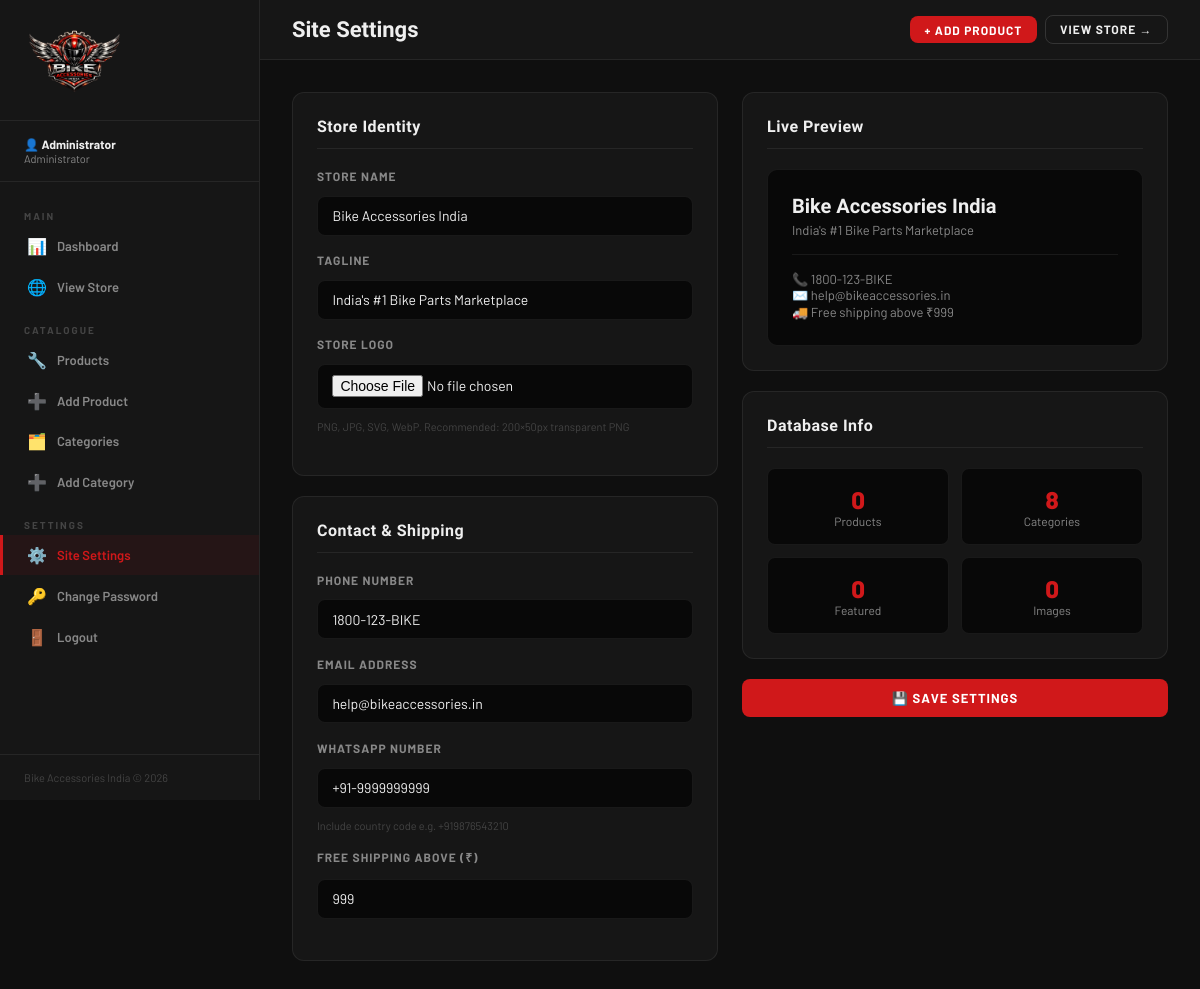
Screenshot of /admin/settings.php (signed in) with the database file from the repository.
### tables this page shows
CREATE TABLE IF NOT EXISTS site_settings (
    id INT AUTO_INCREMENT PRIMARY KEY,
    setting_key VARCHAR(100) NOT NULL UNIQUE,
    setting_value TEXT,
    updated_at TIMESTAMP DEFAULT CURRENT_TIMESTAMP ON UPDATE CURRENT_TIMESTAMP
);

### includes/config.php (called while the page is built, shortened)
<?php
function db(): PDO {
    static $pdo = null;
    if ($pdo === null) {
        try {
            $dsn = "mysql:host=" . DB_HOST . ";dbname=" . DB_NAME . ";charset=" . DB_CHARSET;
            $pdo = new PDO($dsn, DB_USER, DB_PASS, [
                PDO::ATTR_ERRMODE            => PDO::ERRMODE_EXCEPTION,
                PDO::ATTR_DEFAULT_FETCH_MODE => PDO::FETCH_ASSOC,
                PDO::ATTR_EMULATE_PREPARES   => false,
            ]);
        } catch (PDOException $e) {
            die(json_encode(['error' => 'Database connection failed: ' . $e->getMessage()]));
        }
    }
    return $pdo;
}
function setting(string $key, string $default = ''): string {
    try {
        $st = db()->prepare("SELECT setting_value FROM site_settings WHERE setting_key = ?");
        $st->execute([$key]);
        $row = $st->fetch();
        return $row ? (string)$row['setting_value'] : $default;
    } catch (Exception $e) {
        return $default;
    }
}

### includes/functions.php (called while the page is built, shortened)
<?php
require_once __DIR__ . '/config.php';
function getDashboardStats(): array {
    $pdo = db();
    return [
        'products'   => (int)$pdo->query("SELECT COUNT(*) FROM products WHERE is_active=1")->fetchColumn(),
        'categories' => (int)$pdo->query("SELECT COUNT(*) FROM categories WHERE is_active=1")->fetchColumn(),
        'featured'   => (int)$pdo->query("SELECT COUNT(*) FROM products WHERE is_featured=1 AND is_active=1")->fetchColumn(),
        'images'     => (int)$pdo->query("SELECT COUNT(*) FROM product_images")->fetchColumn(),
    ];
}

### admin/settings.php (the view, shortened to what this page needs)
<?php
require_once __DIR__ . '/../includes/functions.php';
require_once __DIR__ . '/_layout.php';
?>
<form method="POST" enctype="multipart/form-data" class="admin-form">
  <div class="form-grid-2">
    <div>
      <div class="form-card">
        <div class="form-card-title">Store Identity</div>
        <div class="form-group">
          <label>Store Name</label>
          <input type="text" name="site_name" value="<?= htmlspecialchars(setting('site_name','Bike Accessories India')) ?>">
        </div>
        <div class="form-group">
          <label>Tagline</label>
          <input type="text" name="site_tagline" value="<?= htmlspecialchars(setting('site_tagline',"India's #1 Bike Parts Marketplace")) ?>">
        </div>
        <div class="form-group">
          <label>Store Logo</label>
          <input type="file" name="logo" accept="image/*">
          <div class="form-hint">PNG, JPG, SVG, WebP. Recommended: 200×50px transparent PNG</div>
        </div>
      </div>
      <div class="form-card">
        <div class="form-card-title">Contact & Shipping</div>
        <div class="form-group">
          <label>Phone Number</label>
          <input type="text" name="contact_phone" value="<?= htmlspecialchars(setting('contact_phone','1800-123-BIKE')) ?>" placeholder="1800-123-BIKE">
        </div>
        <div class="form-group">
          <label>Email Address</label>
          <input type="email" name="contact_email" value="<?= htmlspecialchars(setting('contact_email','help@bikeaccessories.in')) ?>">
        </div>
        <div class="form-group">
          <label>WhatsApp Number</label>
          <input type="text" name="whatsapp" value="<?= htmlspecialchars(setting('whatsapp','+91-9999999999')) ?>" placeholder="+91-9999999999">
          <div class="form-hint">Include country code e.g. +919876543210</div>
        </div>
        <div class="form-group">
          <label>Free Shipping Above (₹)</label>
          <input type="number" name="free_shipping_above" value="<?= htmlspecialchars(setting('free_shipping_above','999')) ?>" min="0">
        </div>
      </div>
    </div>
    <div>
      <div class="form-card">
        <div class="form-card-title">Live Preview</div>
        <div style="background:var(--black);border:1px solid var(--border);border-radius:10px;padding:1.5rem">
          <div style="font-family:'Barlow Condensed',sans-serif;font-size:20px;font-weight:800;color:var(--chrome-light)" id="prev-name"><?= htmlspecialchars(setting('site_name','Bike Accessories India')) ?></div>
          <div style="font-size:13px;color:var(--text-muted);margin-top:.25rem" id="prev-tagline"><?= htmlspecialchars(setting('site_tagline',"India's #1 Bike Parts Marketplace")) ?></div>
          <div style="margin-top:1rem;padding-top:1rem;border-top:1px solid var(--border);font-size:13px;color:var(--text-muted)">
            📞 <span id="prev-phone"><?= htmlspecialchars(setting('contact_phone')) ?></span><br>
            ✉️ <span id="prev-email"><?= htmlspecialchars(setting('contact_email')) ?></span><br>
            🚚 Free shipping above ₹<span id="prev-ship"><?= htmlspecialchars(setting('free_shipping_above','999')) ?></span>
          </div>
        </div>
      </div>
      <div class="form-card">
        <div class="form-card-title">Database Info</div>
        <?php $stats = getDashboardStats(); ?>
        <div style="display:grid;grid-template-columns:1fr 1fr;gap:.75rem">
          <div style="background:var(--black);border:1px solid var(--border);border-radius:8px;padding:1rem;text-align:center">
            <div style="font-size:24px;font-weight:800;color:var(--red)"><?= $stats['products'] ?></div>
            <div style="font-size:12px;color:var(--text-muted)">Products</div>
          </div>
          <div style="background:var(--black);border:1px solid var(--border);border-radius:8px;padding:1rem;text-align:center">
            <div style="font-size:24px;font-weight:800;color:var(--red)"><?= $stats['categories'] ?></div>
            <div style="font-size:12px;color:var(--text-muted)">Categories</div>
          </div>
          <div style="background:var(--black);border:1px solid var(--border);border-radius:8px;padding:1rem;text-align:center">
            <div style="font-size:24px;font-weight:800;color:var(--red)"><?= $stats['featured'] ?></div>
            <div style="font-size:12px;color:var(--text-muted)">Featured</div>
          </div>
          <div style="background:var(--black);border:1px solid var(--border);border-radius:8px;padding:1rem;text-align:center">
            <div style="font-size:24px;font-weight:800;color:var(--red)"><?= $stats['images'] ?></div>
            <div style="font-size:12px;color:var(--text-muted)">Images</div>
          </div>
        </div>
      </div>
      <div style="margin-top:1rem">
        <button type="submit" class="btn btn-red" style="width:100%;justify-content:center">💾 Save Settings</button>
      </div>
    </div>
  </div>
</form>
<?php require_once __DIR__ . '/_layout_end.php'; ?>

### assets/css/admin.css (style rules this page uses)
:root { --red:#D0181A;--red-dark:#9A0F11; --chrome-light:#EFEFEF;--chrome:#C8C8C8; --black:#080808;--dark:#0F0F0F;--dark2:#161616;--dark3:#1E1E1E;--dark4:#272727; --text:#E8E8E8;--text-muted:#888;--text-dim:#444; --border:rgba(255,255,255,0.07);--border-md:rgba(255,255,255,0.13);--border-red:rgba(208,24,26,0.35); --sidebar-w:260px; }
*,*::before,*::after { box-sizing:border-box;margin:0;padding:0 }
html { scroll-behavior:smooth }
body { font-family:'Barlow',sans-serif;background:var(--dark);color:var(--text);min-height:100vh;display:flex;flex-direction:column }
button { cursor:pointer;font-family:'Barlow',sans-serif }
.btn { display:inline-flex;align-items:center;justify-content:center;gap:8px;font-family:'Barlow',sans-serif;font-weight:700;letter-spacing:1px;text-transform:uppercase;border:none;border-radius:8px;cursor:pointer;transition:all .22s;white-space:nowrap }
.btn-red { background:var(--red);color:#fff;padding:.7rem 1.5rem;font-size:13px }
.form-group { display:flex;flex-direction:column;gap:.4rem }
.form-hint { font-size:11px;color:var(--text-muted);margin-top:.2rem }
.admin-form .form-grid-2 { display:grid;grid-template-columns:1fr 1fr;gap:1.5rem;align-items:start }
.form-card { background:var(--dark2);border:1px solid var(--border);border-radius:12px;padding:1.5rem;margin-bottom:1.25rem }
.form-card-title { font-family:'Barlow Condensed',sans-serif;font-size:16px;font-weight:800;color:var(--chrome-light);letter-spacing:.5px;margin-bottom:1.25rem;padding-bottom:.75rem;border-bottom:1px solid var(--border) }
.form-group { margin-bottom:1.1rem }
.form-group label { display:block;font-size:12px;font-weight:700;color:var(--text-muted);text-transform:uppercase;letter-spacing:1px;margin-bottom:.4rem }
.form-group input,.form-group select,.form-group textarea { width:100%;background:var(--black);border:1px solid var(--border);color:var(--chrome-light);padding:.65rem .9rem;border-radius:8px;font-size:14px;font-family:'Barlow',sans-serif;transition:border-color .2s;box-sizing:border-box }
.form-hint { font-size:11px;color:var(--text-dim);margin-top:.3rem }

### rows the page displays
site_settings: site_name "Bike Accessories India", setting_value "Bike Accessories India"
site_settings: site_tagline "India's #1 Bike Parts Marketplace", setting_value "India's #1 Bike Parts Marketplace"
site_settings: contact_phone "1800-123-BIKE", setting_value "1800-123-BIKE"
site_settings: contact_email "help@bikeaccessories.in", setting_value "help@bikeaccessories.in"
site_settings: whatsapp "+91-9999999999"
site_settings: free_shipping_above "999", setting_value "999"

### other values shown
$adminName "Administrator"
$pageTitle "Site Settings"
$stats['products'] "0"
$stats['categories'] "8"
$stats['featured'] "0"
$stats['images'] "0"
